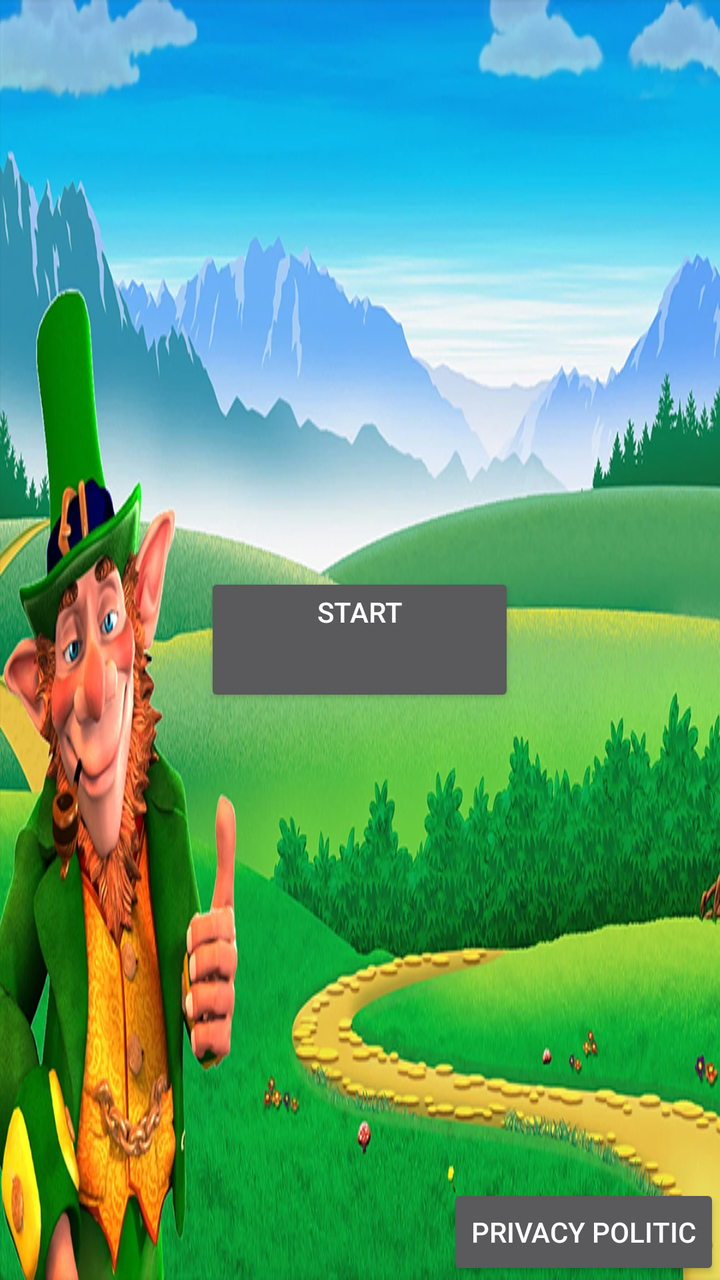
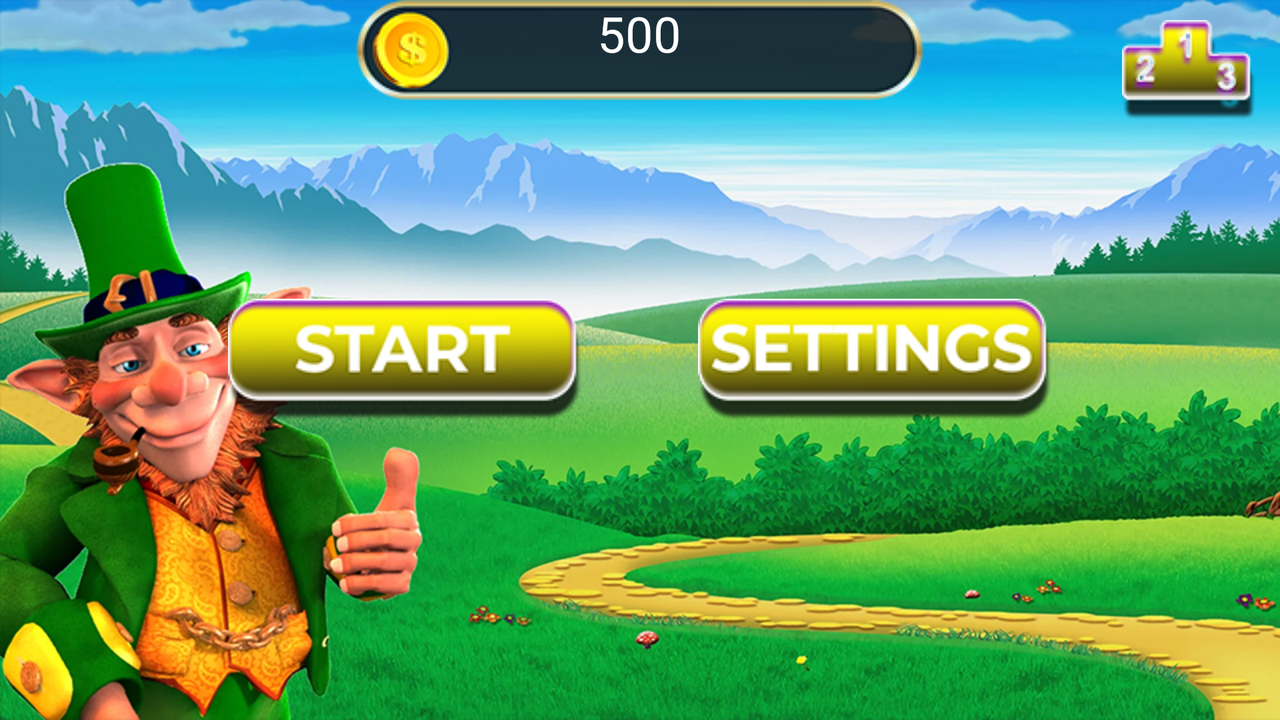

One screen, two layout resources from the same app: the default and the repository's alternative for another configuration. Each is rendered where Android would select it; the XML of both is given below.
<!-- AndroidManifest.xml: application theme Theme.Design.NoActionBar -->
<!-- res/layout/activity_main.xml -->
<?xml version="1.0" encoding="utf-8"?>
<RelativeLayout xmlns:android="http://schemas.android.com/apk/res/android"
    xmlns:app="http://schemas.android.com/apk/res-auto"
    xmlns:tools="http://schemas.android.com/tools"
    android:layout_width="match_parent"
    android:layout_height="match_parent"
    tools:context=".MainActivity"
    android:orientation="vertical"
    android:screenOrientation = "landscape"
    android:background="@drawable/bg"
    >


    <Button
        android:id="@+id/start_btn"
        android:layout_width="155dp"
        android:layout_height="67dp"
        android:layout_centerInParent="true"
        android:gravity="center_horizontal"
        android:onClick="goToGameScreen"
        android:text="Start"
        android:textAlignment="center" />

    <ImageView
        android:id="@+id/setting_btn"
        android:layout_width="wrap_content"
        android:layout_height="wrap_content"
        android:layout_alignParentEnd="true"
        android:onClick="toSetting"
        android:scaleType="centerCrop"
        android:src="@drawable/setting" />

    <Button
        android:id="@+id/privacy_btn"
        android:layout_width="wrap_content"
        android:layout_height="wrap_content"
        android:layout_alignParentEnd="true"
        android:layout_alignParentBottom="true"
        android:onClick="toPrivacy"
        android:text="Privacy politic" />

</RelativeLayout>
<!-- resources referenced by this layout -->
<resources>
  <!-- drawable bg: png bitmap (drawable, 866850 bytes) -->
</resources>
<!-- res/layout-land/activity_main.xml (the repository's variant of the layout above) -->
<!-- drawn on the phone turned sideways -->
<?xml version="1.0" encoding="utf-8"?>
<RelativeLayout xmlns:android="http://schemas.android.com/apk/res/android"
    xmlns:app="http://schemas.android.com/apk/res-auto"
    xmlns:tools="http://schemas.android.com/tools"
    android:layout_width="match_parent"
    android:layout_height="match_parent"
    tools:context=".MainActivity"
    android:orientation="horizontal"
    android:background="@drawable/bg"
    >
    <RelativeLayout
        android:layout_width="wrap_content"
        android:layout_height="wrap_content"
        android:layout_centerHorizontal="true">

        <ImageView
            android:id="@+id/money_count_main"
            android:layout_centerHorizontal="true"
            android:layout_width="wrap_content"
            android:layout_height="wrap_content"
            app:srcCompat="@drawable/money_count" />
        <TextView
            android:id="@+id/total_score_main"
            android:layout_width="wrap_content"
            android:layout_height="wrap_content"
            android:layout_alignParentTop="true"
            android:textSize="12pt"
            android:textColor="#ffffff"
            android:layout_centerHorizontal="true"
            android:text="500" />
    </RelativeLayout>

    <RelativeLayout
        android:layout_width="wrap_content"
        android:layout_height="222dp"
        android:layout_centerHorizontal="true"
        android:layout_centerVertical="true"
        android:gravity="center">


        <ImageButton
            android:id="@+id/goToGame"
            android:layout_width="190dp"
            android:layout_height="wrap_content"
            android:backgroundTint="#00FFFFFF"
            android:onClick="goToGameScreen"
            app:srcCompat="@drawable/start_btn" />

        <ImageButton
            android:id="@+id/setting_btn"
            android:layout_width="190dp"
            android:layout_height="wrap_content"
            android:layout_marginStart="45dp"
            android:layout_toEndOf="@+id/goToGame"
            android:backgroundTint="#00FFFFFF"
            android:onClick="toSetting"
            app:srcCompat="@drawable/settings_btn" />
    </RelativeLayout>

    <ImageButton
        android:id="@+id/imageButton"
        android:layout_width="wrap_content"
        android:layout_height="wrap_content"
        android:layout_alignParentTop="true"
        android:onClick="goToResultScreen"
        android:layout_alignParentEnd="true"
        android:backgroundTint="#00FFFFFF"
        app:srcCompat="@drawable/score_btn" />

</RelativeLayout>
<!-- resources referenced by the variant -->
<!-- as the phone turned sideways resolves them -->
<resources>
  <!-- drawable bg: png bitmap (drawable, 866850 bytes) -->
  <!-- drawable money_count: png bitmap (drawable, 9606 bytes) -->
  <!-- drawable score_btn: png bitmap (drawable, 7425 bytes) -->
  <!-- drawable settings_btn: png bitmap (drawable, 12546 bytes) -->
  <!-- drawable start_btn: png bitmap (drawable, 11157 bytes) -->
</resources>
